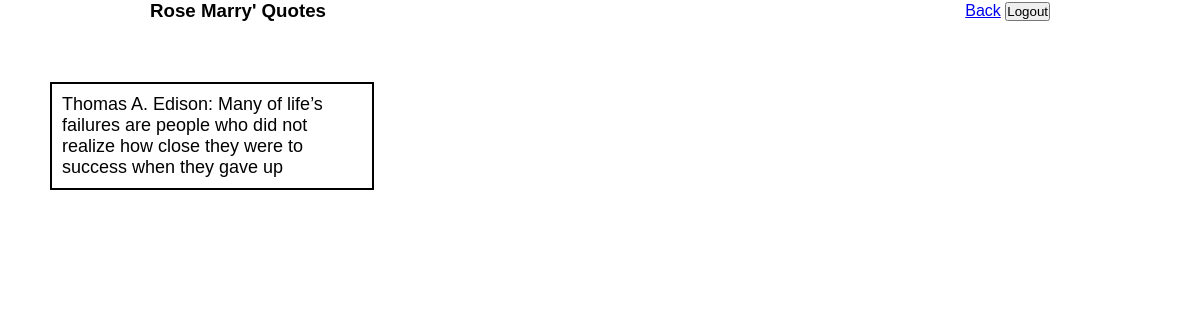
The page /user/3 on the database its author committed.
### exam_app/models.py (models this page shows)
class Users (models.Model):
    first_name = models.CharField(max_length=255)
    last_name = models.CharField(max_length=255)
    email = models.CharField(max_length=255)
    password = models.CharField(max_length=255)
    objects = Usersmanager()
    created_at = models.DateTimeField(auto_now_add=True)
    updated_at = models.DateTimeField(auto_now_add=True)

class Quotes (models.Model):
    quote_content = models.TextField()
    author = models.CharField(max_length=255)
    poster = models.ForeignKey(Users, related_name='User_quote', on_delete=models.CASCADE)
    created_at = models.DateTimeField(auto_now_add=True)
    updated_at = models.DateTimeField(auto_now_add=True)
    objects = Quotesmanager()

### exam_app/views.py (the view)
# urls.py: path('user/<int:user_id>',views.userprofile),
def userprofile(request, user_id):
    this_user = Users.objects.get(id = user_id)
    context = {
        "user":this_user,
        "this_user_quotes": Quotes.objects.filter(poster = this_user)
    }
    return render (request, 'userquotes.html', context)

### exam_app/templates/userquotes.html (shortened to what this page needs)
<!DOCTYPE html>
<html lang="en">
<head>
    {% load static %}
    <link rel="stylesheet" href="{% static 'CSS/style.css' %}">
</head>
<body>
    <div class="header">
        <h3>{{user.first_name}} {{user.last_name}}' Quotes</h3>
        <div class="option">
            <a href="/success">Back</a>
            <a href="/logout"><button>Logout</button></a>
        </div>
    </div>
    <div class="allQuotes">
        {% for quote in this_user_quotes %}
        <div class="quote">
            <p>{{quote.author}}: {{quote.quote_content}}</p>
        </div>
        {% endfor %}
    </div>
</body>
</html>

### exam_app/static/CSS/style.css (style rules this page uses)
* { padding: 0; margin: 0; font-family: sans-serif; }
.header { margin: 0 auto; width: 900px; display: flex; justify-content: space-between; align-items: center; }
.quote { border: 2px solid black; width: 300px; font-size: large; text-align: left; margin-top: 10px; padding:10px }
.allQuotes { text-align: center; padding: 50px; }

### rows shown on the page
Users: first_name "Rose", last_name "Marry"
Quotes: author "Thomas A. Edison", quote_content "Many of life’s failures are people who did not realize how close they were to success when they gave up"
